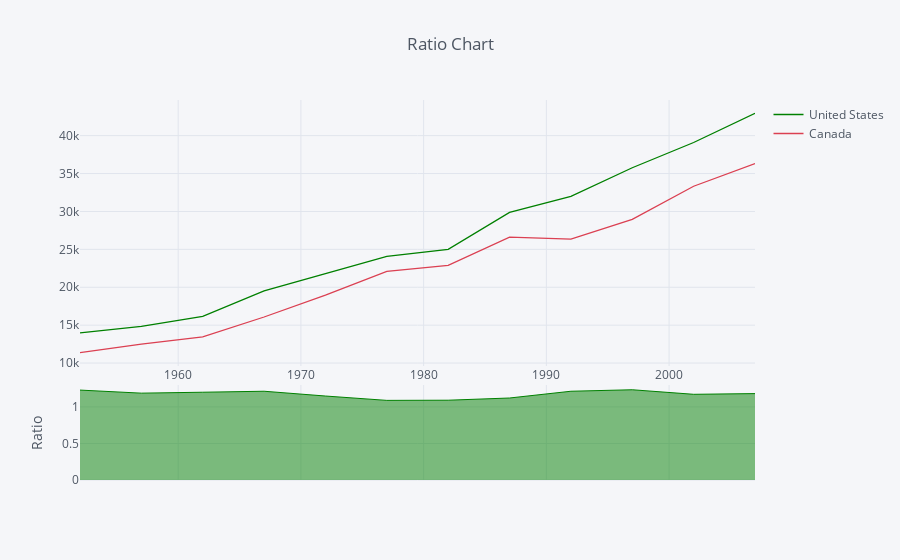

This figure's notebook cell:
### Code cell
countries_to_plot = ['United States', 'Canada']

df_wide_GDP[countries_to_plot].iplot(kind='ratio', 
            colors=['green','red'],
            title='Ratio Chart')

### Figure 1 — Plotly figure (JSON) as saved in the notebook; plotly's stock layout.template omitted (floating-point values rounded to 4 significant figures)
{"data": [{"line": {"color": "rgba(0, 128, 0, 1.0)", "dash": "solid", "shape": "linear", "width": 1.3}, "mode": "lines", "name": "United States", "text": "", "type": "scatter", "uid": "42a9690e-26af-49ec-9c56-1fddc30facb5", "x": [1952, 1957, 1962, 1967, 1972, 1977, 1982, 1987, 1992, 1997, 2002, 2007], "y": [13990.0, 14850.0, 16170.0, 19530.0, 21810.0, 24070.0, 25010.0, 29880.0, 32000.0, 35770.0, 39100.0, 42950.0]}, {"line": {"color": "rgba(219, 64, 82, 1.0)", "dash": "solid", "shape": "linear", "width": 1.3}, "mode": "lines", "name": "Canada", "text": "", "type": "scatter", "uid": "fccf613f-1ac2-47f2-b85d-2334a0d4d3a3", "x": [1952, 1957, 1962, 1967, 1972, 1977, 1982, 1987, 1992, 1997, 2002, 2007], "y": [11370.0, 12490.0, 13460.0, 16080.0, 18970.0, 22090.0, 22900.0, 26630.0, 26340.0, 28950.0, 33330.0, 36320.0]}, {"connectgaps": false, "fill": "tozeroy", "line": {"color": "rgba(0, 128, 0, 1.0)", "dash": "solid", "shape": "linear", "width": 1}, "mode": "lines", "name": "Ratio", "showlegend": false, "type": "scatter", "uid": "5d3fe252-f613-4729-96a7-e2a16042e1cd", "x": [1952, 1957, 1962, 1967, 1972, 1977, 1982, 1987, 1992, 1997, 2002, 2007], "xaxis": "x2", "y": [1.231, 1.189, 1.201, 1.215, 1.149, 1.09, 1.092, 1.122, 1.215, 1.235, 1.173, 1.183], "yaxis": "y2"}], "layout": {"hovermode": "x", "legend": {"bgcolor": "#F5F6F9", "font": {"color": "#4D5663"}}, "paper_bgcolor": "#F5F6F9", "plot_bgcolor": "#F5F6F9", "title": {"font": {"color": "#4D5663"}, "text": "Ratio Chart"}, "xaxis": {"gridcolor": "#E1E5ED", "showgrid": true, "tickfont": {"color": "#4D5663"}, "title": {"font": {"color": "#4D5663"}, "text": ""}, "zerolinecolor": "#E1E5ED"}, "xaxis2": {"anchor": "y2", "gridcolor": "#E1E5ED", "showgrid": true, "showticklabels": false, "tickfont": {"color": "#4D5663"}, "title": {"font": {"color": "#4D5663"}, "text": ""}, "zerolinecolor": "#E1E5ED"}, "yaxis": {"domain": [0.3, 1], "gridcolor": "#E1E5ED", "showgrid": true, "tickfont": {"color": "#4D5663"}, "title": {"font": {"color": "#4D5663"}, "text": ""}, "zerolinecolor": "#E1E5ED"}, "yaxis2": {"domain": [0, 0.25], "gridcolor": "#E1E5ED", "showgrid": true, "tickfont": {"color": "#4D5663"}, "title": {"font": {"color": "#4D5663"}, "text": "Ratio"}, "zerolinecolor": "#E1E5ED"}}}
